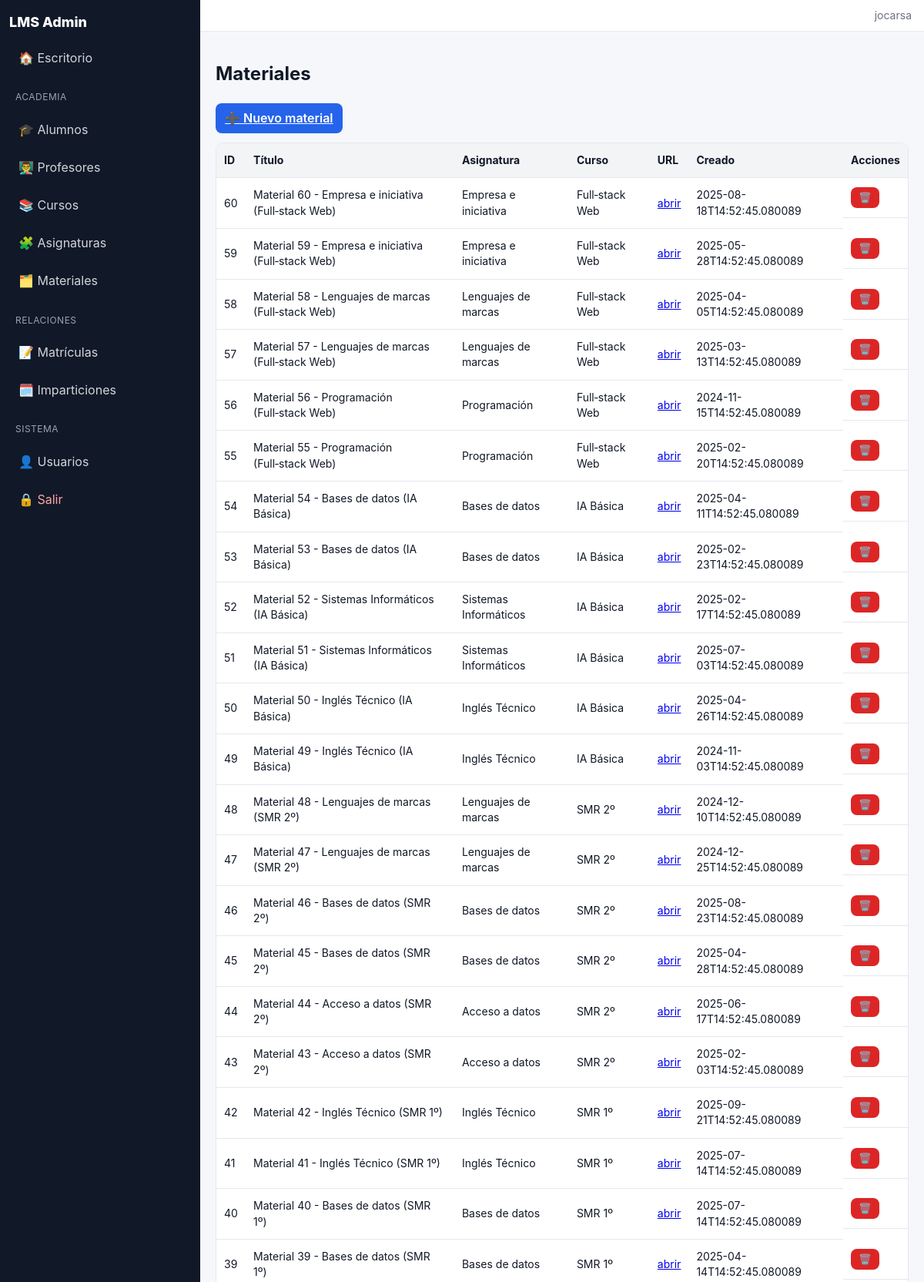
The app's page /admin/materiales (signed in, upper part) with its own data.
### tables this page shows
CREATE TABLE materiales(
        id INTEGER PRIMARY KEY AUTOINCREMENT,
        titulo TEXT NOT NULL,
        descripcion TEXT,
        url TEXT,
        asignatura_id INTEGER NOT NULL,
        curso_id INTEGER NOT NULL,
        creado_en TEXT NOT NULL,
        FOREIGN KEY(asignatura_id) REFERENCES asignaturas(id) ON DELETE CASCADE,
        FOREIGN KEY(curso_id) REFERENCES cursos(id) ON DELETE CASCADE
    );

CREATE TABLE asignaturas(
        id INTEGER PRIMARY KEY AUTOINCREMENT,
        nombre TEXT NOT NULL,
        descripcion TEXT
    );

CREATE TABLE cursos(
        id INTEGER PRIMARY KEY AUTOINCREMENT,
        nombre TEXT NOT NULL,
        descripcion TEXT
    );

### app.py (the view)
@app.route("/admin/materiales")
@login_required
def materiales_list():
    db = get_db()
    items = db.execute(
        """SELECT m.id, m.titulo, m.descripcion, m.url, m.creado_en,
                       c.nombre AS curso, a.nombre AS asignatura
               FROM materiales m
               JOIN cursos c ON c.id = m.curso_id
               JOIN asignaturas a ON a.id = m.asignatura_id
               ORDER BY m.id DESC""").fetchall()
    return render_template("materiales_list.html", items=items)

### app.py (called while the page is built)
def get_db():
    if "db" not in g:
        conn = sqlite3.connect(DB_PATH)
        conn.row_factory = sqlite3.Row
        g.db = conn
    return g.db

def login_required(view):
    from functools import wraps
    @wraps(view)
    def wrapped(*args, **kwargs):
        if "user_id" not in session:
            return redirect(url_for("login"))
        return view(*args, **kwargs)
    return wrapped

@app.before_request
def _ensure_schema():
    ensure_student_front_schema()

### templates/materiales_list.html
{% extends "base.html" %}
{% block content %}
<h2>Materiales</h2>
<a class="btn" href="{{ url_for('materiales_nuevo') }}">➕ Nuevo material</a>
<table>
  <thead><tr><th>ID</th><th>Título</th><th>Asignatura</th><th>Curso</th><th>URL</th><th>Creado</th><th>Acciones</th></tr></thead>
  <tbody>
    {% for it in items %}
    <tr>
      <td>{{ it.id }}</td>
      <td>{{ it.titulo }}</td>
      <td>{{ it.asignatura }}</td>
      <td>{{ it.curso }}</td>
      <td>{% if it.url %}<a href="{{ it.url }}" target="_blank">abrir</a>{% endif %}</td>
      <td>{{ it.creado_en }}</td>
      <td class="actions">
        <form method="post" action="{{ url_for('materiales_eliminar', item_id=it.id) }}" onsubmit="return confirm('Eliminar?')">
          <button class="danger">🗑️</button>
        </form>
      </td>
    </tr>
    {% endfor %}
  </tbody>
</table>
{% endblock %}

### static/style.css (style rules this page uses)
:root { --bg:#f6f7fb; --surface:#ffffff; --border:#e6e8ee; --muted:#6b7280; --text:#111827; --primary:#2563eb; --primary-ink:#ffffff; --danger:#dc2626; --ok:#059669; --sidebar-bg:#111827; --sidebar-ink:#d1d5db; --sidebar-active:#1f2937; }
* { box-sizing:border-box; }
html,body { height:100%; }
body { margin:0; font-family:Inter, ui-sans-serif, system-ui, -apple-system, Segoe UI, Roboto, Ubuntu; background:var(--bg); color:var(--text); line-height:1.45; }
.btn { display:inline-block; padding:8px 12px; background:var(--primary); color:var(--primary-ink); border:none; border-radius:8px; font-weight:600; cursor:pointer; }
.danger { background:var(--danger); color:#fff; border:none; padding:6px 10px; border-radius:8px; cursor:pointer; }
table { width:100%; border-collapse:separate; border-spacing:0; margin-top:12px; background:var(--surface); border:1px solid var(--border); border-radius:10px; overflow:hidden; }
thead { background:#f3f4f6; }
th, td { padding:12px 10px; border-bottom:1px solid var(--border); text-align:left; font-size:14px; }
.actions { display:flex; gap:8px; align-items:center; }

### records on screen
materiales: id "60", titulo "Material 60 - Empresa e iniciativa (Full‑stack Web)", asignatura "Empresa e iniciativa", curso "Full‑stack Web", creado_en "2025-08-18T14:52:45.080089"
materiales: id "59", titulo "Material 59 - Empresa e iniciativa (Full‑stack Web)", asignatura "Empresa e iniciativa", curso "Full‑stack Web", creado_en "2025-05-28T14:52:45.080089"
materiales: id "58", titulo "Material 58 - Lenguajes de marcas (Full‑stack Web)", asignatura "Lenguajes de marcas", curso "Full‑stack Web", creado_en "2025-04-05T14:52:45.080089"
materiales: id "57", titulo "Material 57 - Lenguajes de marcas (Full‑stack Web)", asignatura "Lenguajes de marcas", curso "Full‑stack Web", creado_en "2025-03-13T14:52:45.080089"
materiales: id "56", titulo "Material 56 - Programación (Full‑stack Web)", asignatura "Programación", curso "Full‑stack Web", creado_en "2024-11-15T14:52:45.080089"
materiales: id "55", titulo "Material 55 - Programación (Full‑stack Web)", asignatura "Programación", curso "Full‑stack Web", creado_en "2025-02-20T14:52:45.080089"
materiales: id "54", titulo "Material 54 - Bases de datos (IA Básica)", asignatura "Bases de datos", curso "IA Básica", creado_en "2025-04-11T14:52:45.080089"
materiales: id "53", titulo "Material 53 - Bases de datos (IA Básica)", asignatura "Bases de datos", curso "IA Básica", creado_en "2025-02-23T14:52:45.080089"
materiales: id "52", titulo "Material 52 - Sistemas Informáticos (IA Básica)", asignatura "Sistemas Informáticos", curso "IA Básica", creado_en "2025-02-17T14:52:45.080089"
materiales: id "51", titulo "Material 51 - Sistemas Informáticos (IA Básica)", asignatura "Sistemas Informáticos", curso "IA Básica", creado_en "2025-07-03T14:52:45.080089"
materiales: id "50", titulo "Material 50 - Inglés Técnico (IA Básica)", asignatura "Inglés Técnico", curso "IA Básica", creado_en "2025-04-26T14:52:45.080089"
materiales: id "49", titulo "Material 49 - Inglés Técnico (IA Básica)", asignatura "Inglés Técnico", curso "IA Básica", creado_en "2024-11-03T14:52:45.080089"
materiales: id "48", titulo "Material 48 - Lenguajes de marcas (SMR 2º)", asignatura "Lenguajes de marcas", curso "SMR 2º", creado_en "2024-12-10T14:52:45.080089"
materiales: id "47", titulo "Material 47 - Lenguajes de marcas (SMR 2º)", asignatura "Lenguajes de marcas", curso "SMR 2º", creado_en "2024-12-25T14:52:45.080089"
materiales: id "46", titulo "Material 46 - Bases de datos (SMR 2º)", asignatura "Bases de datos", curso "SMR 2º", creado_en "2025-08-23T14:52:45.080089"
materiales: id "45", titulo "Material 45 - Bases de datos (SMR 2º)", asignatura "Bases de datos", curso "SMR 2º", creado_en "2025-04-28T14:52:45.080089"
materiales: id "44", titulo "Material 44 - Acceso a datos (SMR 2º)", asignatura "Acceso a datos", curso "SMR 2º", creado_en "2025-06-17T14:52:45.080089"
materiales: id "43", titulo "Material 43 - Acceso a datos (SMR 2º)", asignatura "Acceso a datos", curso "SMR 2º", creado_en "2025-02-03T14:52:45.080089"
materiales: id "42", titulo "Material 42 - Inglés Técnico (SMR 1º)", asignatura "Inglés Técnico", curso "SMR 1º", creado_en "2025-09-21T14:52:45.080089"
materiales: id "41", titulo "Material 41 - Inglés Técnico (SMR 1º)", asignatura "Inglés Técnico", curso "SMR 1º", creado_en "2025-07-14T14:52:45.080089"
materiales: id "40", titulo "Material 40 - Bases de datos (SMR 1º)", asignatura "Bases de datos", curso "SMR 1º", creado_en "2025-07-14T14:52:45.080089"
materiales: id "39", titulo "Material 39 - Bases de datos (SMR 1º)", asignatura "Bases de datos", curso "SMR 1º", creado_en "2025-04-14T14:52:45.080089"

### other values on screen
{{ session.get('username','') }} "jocarsa"
